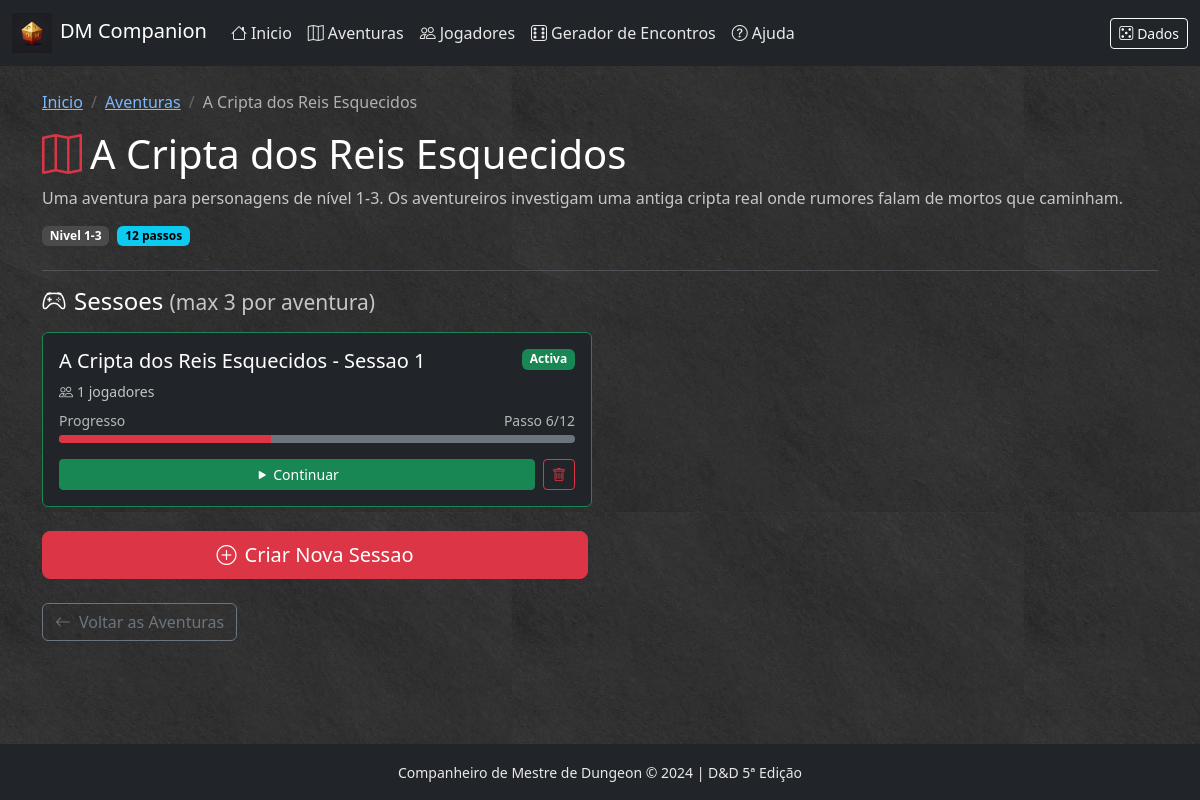
/aventura/cripta-reis-esquecidos/iniciar, run on the app's committed database.
### app/models/session.py (models this page shows, shortened)
class GameSession(db.Model):
    __tablename__ = 'game_sessions'
    id = db.Column(db.Integer, primary_key=True)
    nome = db.Column(db.String(200), nullable=False)
    quest_id = db.Column(db.String(100), nullable=True)  # Referencia ao JSON da aventura
    passo_atual = db.Column(db.Integer, default=1)
    estado = db.Column(db.String(50), default='activa')  # activa, pausada, terminada
    criado_em = db.Column(db.DateTime, default=datetime.utcnow)
    atualizado_em = db.Column(db.DateTime, default=datetime.utcnow, onupdate=datetime.utcnow)
    notas = db.Column(db.Text, default='')
    sessao_iniciada_em = db.Column(db.DateTime, nullable=True)
    sessao_pausada_em = db.Column(db.DateTime, nullable=True)
    tempo_total_segundos = db.Column(db.Integer, default=0)  # Tempo acumulado de jogo
    tempo_jogo_inicio = db.Column(db.String(50), default="08:00")  # HH:MM formato
    tempo_jogo_atual = db.Column(db.String(50), default="08:00")
    dia_jogo_atual = db.Column(db.Integer, default=1)
    turnos_exploracao_total = db.Column(db.Integer, default=0)  # Turnos de 10 minutos
    ultimo_descanso_curto = db.Column(db.DateTime, nullable=True)  # 1 hora
    ultimo_descanso_longo = db.Column(db.DateTime, nullable=True)  # 8 horas
    jogadores = db.relationship(
        'SessionPlayer',
        backref='sessao',
        lazy='dynamic',
        cascade='all, delete-orphan'
    )
    combate = db.relationship(
        'SessionCombat',
        backref='sessao',
        uselist=False,
        cascade='all, delete-orphan'
    )
    @classmethod
    def count_for_quest(cls, quest_id):
        return cls.query.filter_by(quest_id=quest_id).filter(
            cls.estado.in_(['activa', 'pausada'])
        ).count()
    @classmethod
    def get_for_quest(cls, quest_id):
        return cls.query.filter_by(quest_id=quest_id).order_by(
            cls.atualizado_em.desc()
        ).all()
    @classmethod
    def can_create_for_quest(cls, quest_id):
        return cls.count_for_quest(quest_id) < 3

### app/routes/quest.py (the view)
@quest_bp.route('/<quest_id>/iniciar')
def start_quest(quest_id):
    loader = QuestLoader()
    quest = loader.get_quest(quest_id)
    if not quest:
        abort(404)
    sessions = session_service.get_sessions_for_quest(quest_id)
    can_create = session_service.can_create_session_for_quest(quest_id)
    return render_template('quest/start.html',
                           quest=quest,
                           sessions=sessions,
                           can_create=can_create)

### app/services/quest_loader.py (called while the page is built)
    def _get_quests_folder(self) -> str:
        return current_app.config.get('QUESTS_FOLDER', 'app/data/quests')

    def get_quest(self, quest_id: str) -> Quest | None:
        if quest_id in self._quests_cache:
            return self._quests_cache[quest_id]
        quests_folder = self._get_quests_folder()
        filepath = os.path.join(quests_folder, f'{quest_id}.json')
        if not os.path.exists(filepath):
            return None
        with open(filepath, 'r', encoding='utf-8') as f:
            data = json.load(f)
        quest = self._parse_quest(quest_id, data)
        self._quests_cache[quest_id] = quest
        return quest

### app/services/session_service.py (called while the page is built)
    def get_sessions_for_quest(self, quest_id):
        return GameSession.get_for_quest(quest_id)

    def can_create_session_for_quest(self, quest_id):
        return GameSession.can_create_for_quest(quest_id)

### app/templates/quest/start.html (shortened to what this page needs)
{% extends "base.html" %}
{% block content %}
<div class="container py-4">
    <div class="row mb-4">
        <div class="col">
            <nav aria-label="breadcrumb">
                <ol class="breadcrumb">
                    <li class="breadcrumb-item"><a href="{{ url_for('main.index') }}">Inicio</a></li>
                    <li class="breadcrumb-item"><a href="{{ url_for('quest.list_quests') }}">Aventuras</a></li>
                    <li class="breadcrumb-item active">{{ quest.titulo }}</li>
                </ol>
            </nav>
            <h1><i class="bi bi-map me-2 text-danger"></i>{{ quest.titulo }}</h1>
            <p class="text-light opacity-75">{{ quest.descricao }}</p>
            <div class="d-flex gap-2">
                <span class="badge bg-secondary">Nivel {{ quest.nivel_min }}-{{ quest.nivel_max }}</span>
                <span class="badge bg-info">{{ quest.passos|length }} passos</span>
            </div>
        </div>
    </div>
    <hr class="border-secondary">
    <div class="row mb-4">
        <div class="col">
            <h4 class="mb-3">
                <i class="bi bi-controller me-2"></i>Sessoes
                <small class="text-light opacity-75">(max 3 por aventura)</small>
            </h4>
            {% if sessions %}
            <div class="row g-3">
                {% for s in sessions %}
                {% set total_steps = quest.passos|length %}
                {% set progress = ((s.passo_atual - 1) / total_steps * 100)|int if total_steps > 0 else 0 %}
                <div class="col-md-6">
                    <div class="card bg-dark border-{{ 'success' if s.estado == 'activa' else 'warning' if s.estado == 'pausada' else 'secondary' }} session-card">
                        <div class="card-body">
                            <div class="d-flex justify-content-between align-items-start mb-2">
                                <h5 class="card-title mb-0">{{ s.nome }}</h5>
                                <span class="badge bg-{{ 'success' if s.estado == 'activa' else 'warning' if s.estado == 'pausada' else 'secondary' }}">
                                    {{ s.estado|capitalize }}
                                </span>
                            </div>
                            <p class="card-text text-light opacity-75 small mb-2">
                                <i class="bi bi-people me-1"></i>{{ s.jogadores.count() }} jogadores
                            </p>
                            <div class="mb-3">
                                <div class="d-flex justify-content-between small text-light opacity-75 mb-1">
                                    <span>Progresso</span>
                                    <span>Passo {{ s.passo_atual }}/{{ total_steps }}</span>
                                </div>
                                <div class="progress progress-bar-custom bg-secondary">
                                    <div class="progress-bar bg-danger" style="width: {{ progress }}%"></div>
                                </div>
                            </div>
                            <div class="d-flex gap-2">
                                {% if s.jogadores.count() > 0 %}
                                <a href="{{ url_for('quest.step', quest_id=quest.id, step_id=s.passo_atual, session_id=s.id) }}"
                                   class="btn btn-success btn-sm flex-grow-1">
                                    <i class="bi bi-play-fill me-1"></i>Continuar
                                </a>
                                {% else %}
                                <a href="{{ url_for('quest.select_characters', quest_id=quest.id, session_id=s.id) }}"
                                   class="btn btn-primary btn-sm flex-grow-1">
                                    <i class="bi bi-people me-1"></i>Escolher Personagens
                                </a>
                                {% endif %}
                                <form action="{{ url_for('quest.delete_quest_session', quest_id=quest.id, session_id=s.id) }}" method="POST" class="d-inline">
                                    <button type="submit" class="btn btn-outline-danger btn-sm"
                                            onclick="return confirm('Tens a certeza que queres apagar esta sessao?')">
                                        <i class="bi bi-trash"></i>
                                    </button>
                                </form>
                            </div>
                        </div>
                    </div>
                </div>
                {% endfor %}
            </div>
            {% else %}
            <div class="alert alert-secondary">
                <i class="bi bi-info-circle me-2"></i>
                Ainda nao tens sessoes para esta aventura.
            </div>
            {% endif %}
        </div>
    </div>
    <div class="row mb-4">
        <div class="col-md-6">
            {% if can_create %}
            <form action="{{ url_for('quest.create_quest_session', quest_id=quest.id) }}" method="POST">
                <button type="submit" class="btn btn-danger btn-lg w-100">
                    <i class="bi bi-plus-circle me-2"></i>Criar Nova Sessao
                </button>
            </form>
            {% endif %}
        </div>
    </div>
    <div class="mt-4">
        <a href="{{ url_for('quest.list_quests') }}" class="btn btn-outline-secondary">
            <i class="bi bi-arrow-left me-2"></i>Voltar as Aventuras
        </a>
    </div>
</div>
{% endblock %}

### app/static/css/style.css (style rules this page uses)
:root { --dnd-red: #dc3545; --dnd-gold: #ffc107; --dnd-dark: #212529; --dnd-parchment: #fdf1dc; }
body { background-color: #1a1a1a; background-image: url('/static/img/backgrounds/texture-dark.webp'); background-repeat: repeat; background-size: 512px 512px; color: #f5f5f5; }
.card { background-color: #2a2a2a; border-color: #555; color: #f5f5f5; }
.card-body, .card-header, .card-footer { color: #f5f5f5; }
a { color: #7cb8ff; }
h1, h2, h3, h4, h5, h6 { color: #ffffff; }
p, li, span, small { color: #e8e8e8; }
.breadcrumb { background: transparent; padding: 0; }
.breadcrumb-item + .breadcrumb-item::before { color: #666; }
.btn-danger { background-color: var(--dnd-red); border-color: var(--dnd-red); }
hr { border-color: #444; opacity: 0.5; }
.badge { font-weight: 600; }
.badge.bg-secondary { background-color: #4a4a4a !important; color: #ffffff !important; }
.badge.bg-info { background-color: #0dcaf0 !important; color: #000000 !important; }
.breadcrumb-item a { color: #7cb8ff; }
.breadcrumb-item.active { color: #b0b0b0; }
.card .card-title { color: #ffffff; }
.card .card-text { color: #d0d0d0; }

### app/templates/quest/start.html (style rules this page uses)
.session-card { transition: transform 0.2s; }
.progress-bar-custom { height: 8px; border-radius: 4px; }

### data on the page
GameSession: nome "A Cripta dos Reis Esquecidos - Sessao 1", estado "Activa", jogadores.count "1", passo_atual "6", total_steps "12", {{ progress }} 41 (drawn)

### other printed values
{{ quest.titulo }} "A Cripta dos Reis Esquecidos"
{{ quest.descricao }} "Uma aventura para personagens de nível 1-3. Os aventureiros investigam uma antiga cripta real onde rumores falam de mortos que caminham."
{{ quest.nivel_min }} "1"
{{ quest.nivel_max }} "3"
{{ quest.passos|length }} "12"
